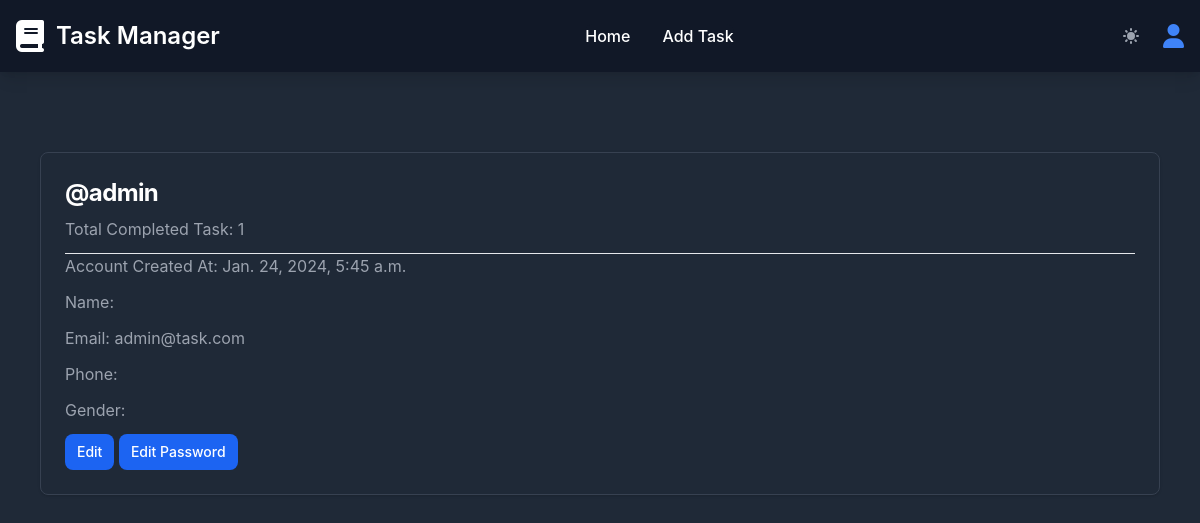
The page /accounts/profile/ (signed in) on the database its author committed.
### account/models.py (models this page shows, shortened)
class User(AbstractUser, TimeStamp):
    email = models.EmailField(unique = True)
    phone = models.CharField(max_length = 15, default='')
    gender = models.CharField(max_length=8, choices=GENDER_TYPE)
    objects = UserManager()
    REQUIRED_FIELDS = ('email',)

### account/views.py (the view)
# urls.py: path('profile/', UserProfileView.as_view(), name='profile'),
class UserProfileView(DetailView):
    template_name = 'account/profile.html'
    model = User
    def get_object(self):
        return self.request.user
    def get_context_data(self, **kwargs):
        context = super().get_context_data(**kwargs)
        context['type'] = 'Edit Profile'
        context['task_history'] = Task.objects.filter(completed_by=self.request.user).count()
        return context

### account/templates/account/profile.html (shortened to what this page needs)
{% extends "core/base.html" %}
{% load crispy_forms_tags %}
{%block content %}
<div class="max-w-full p-6 bg-white border border-gray-200 rounded-lg shadow dark:bg-gray-800 dark:border-gray-700">
        <h5 class="mb-2 text-2xl font-bold tracking-tight text-gray-900 dark:text-white">@{{object.username}}</h5>
    <p class="mb-3 font-normal text-gray-700 dark:text-gray-400">Total Completed Task: {{task_history}}</p>
        <hr>
    <p class="mb-3 font-normal text-gray-700 dark:text-gray-400">Account Created At: {{object.created_at}}</p>
    <p class="mb-3 font-normal text-gray-700 dark:text-gray-400">Name: {{object.first_name}} {{object.last_name}}</p>
    <p class="mb-3 font-normal text-gray-700 dark:text-gray-400">Email: {{object.email}}</p>
    <p class="mb-3 font-normal text-gray-700 dark:text-gray-400">Phone: {{object.phone}}</p>
    <p class="mb-3 font-normal text-gray-700 dark:text-gray-400">Gender: {{object.gender}}</p>
    <a href="{% url "update_profile" %}" class="inline-flex items-center px-3 py-2 text-sm font-medium text-center text-white bg-blue-700 rounded-lg hover:bg-blue-800 focus:ring-4 focus:outline-none focus:ring-blue-300 dark:bg-blue-600 dark:hover:bg-blue-700 dark:focus:ring-blue-800">
        Edit
    </a>
    <a href="{% url "edit_password" %}" class="inline-flex items-center px-3 py-2 text-sm font-medium text-center text-white bg-blue-700 rounded-lg hover:bg-blue-800 focus:ring-4 focus:outline-none focus:ring-blue-300 dark:bg-blue-600 dark:hover:bg-blue-700 dark:focus:ring-blue-800">
        Edit Password
    </a>
</div>
{% endblock content %}

### rows shown on the page
User: username "admin", created_at "Jan. 24, 2024, 5:45 a.m.", email "admin@task.com"

### other values the page prints
{{ task_history }} "1"
